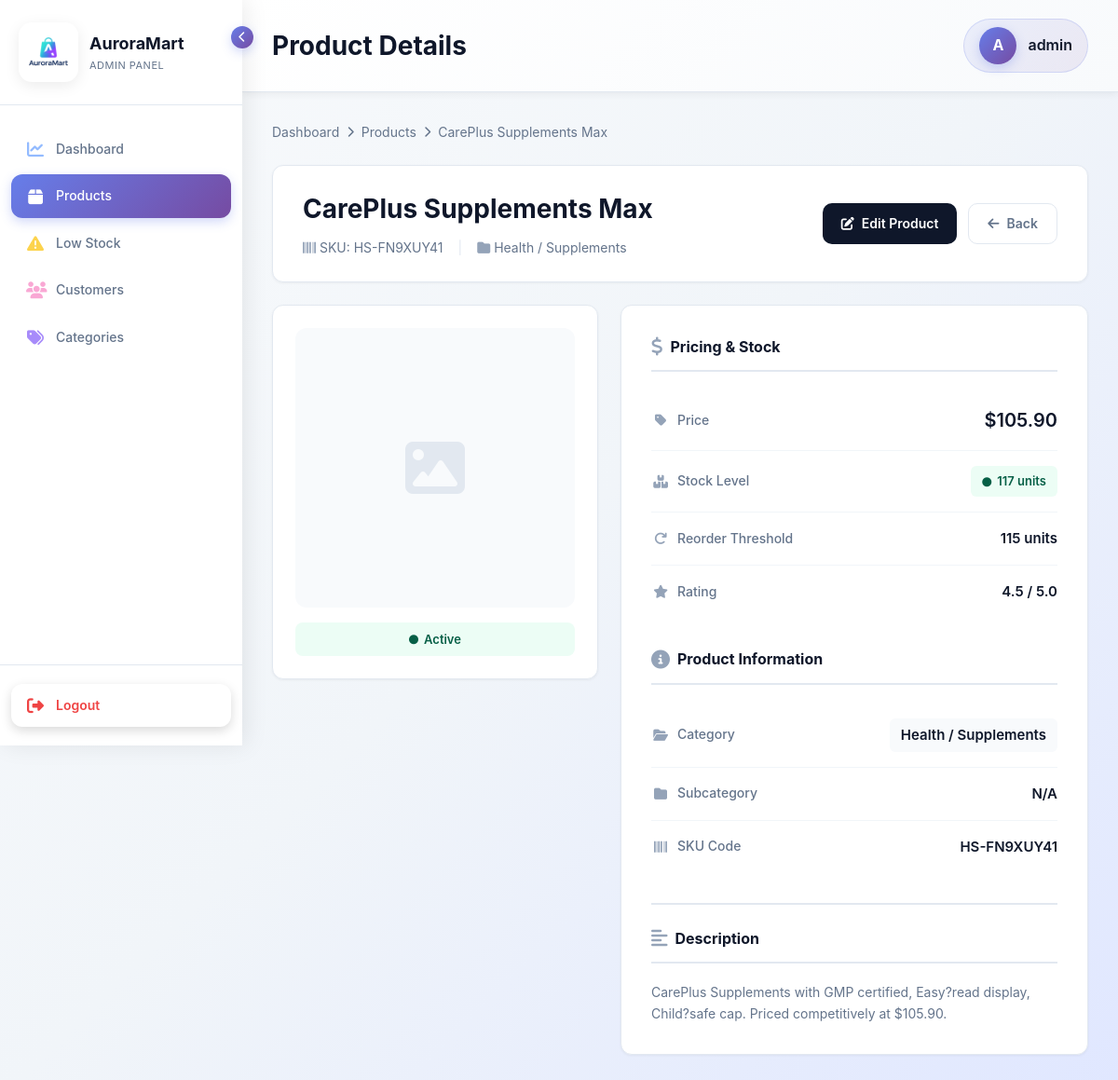
The app's page /adminpanel/products/4/ (signed in), older data.
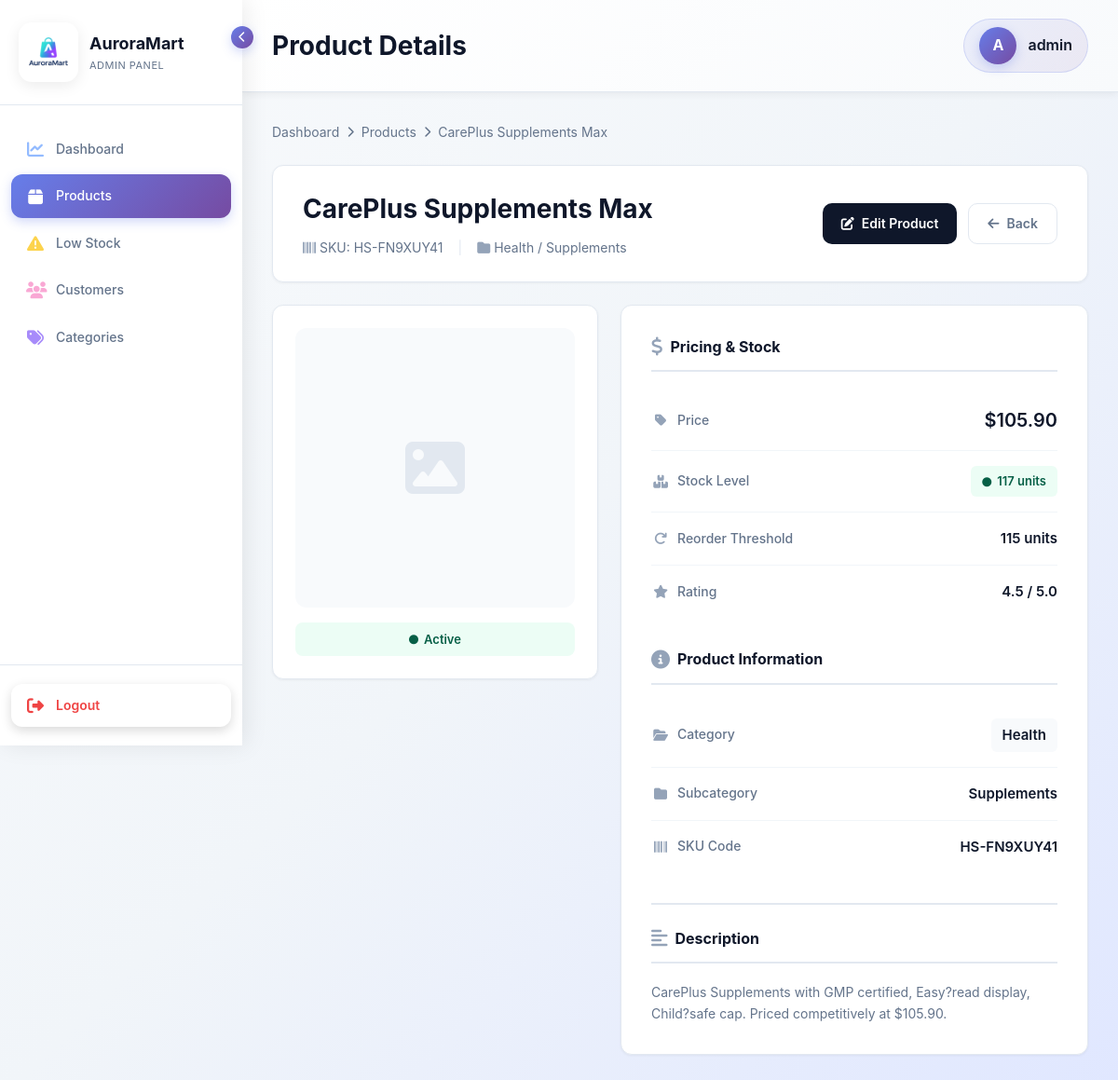
The same page, newer data.
### storefront/models.py (models this page shows, shortened)
class Customer(AbstractUser):
    username = models.CharField(
        max_length=150,
        unique=True,
        help_text='Required. 150 characters or fewer. Any characters allowed.',
        validators=[],  # No validators - allow any characters
        error_messages={
            'unique': "A user with that username already exists.",
        },
    )
    age = models.IntegerField(null=True, blank=True)
    gender = models.CharField(max_length=20, blank=True)
    employment_status = models.CharField(max_length=50, blank=True)
    occupation = models.CharField(max_length=100, blank=True)
    education = models.CharField(max_length=100, blank=True)
    household_size = models.IntegerField(null=True, blank=True)
    has_children = models.BooleanField(default=False)
    monthly_income_sgd = models.DecimalField(max_digits=10, decimal_places=2, null=True, blank=True, default=None)
    preferred_category = models.ForeignKey(Category, on_delete=models.SET_NULL, null=True, blank=True)

class Product(models.Model):
    sku = models.CharField(max_length=40, unique=True, db_index=True)  # maps "SKU code"
    name = models.CharField(max_length=200)                            # maps "Product name"
    description = models.TextField(blank=True)                         # maps "Product description"
    category = models.ForeignKey(Category, on_delete=models.CASCADE)    # maps "Product Category"
    subcategory = models.CharField(max_length=150, blank=True)         # maps "Product Subcategory"
    stock = models.IntegerField(default=0)                             # maps "Quantity on hand"
    reorder_threshold = models.IntegerField(default=5)                 # maps "Reorder Quantity"
    price = models.DecimalField(max_digits=10, decimal_places=2)       # maps "Unit price"
    rating = models.FloatField(default=0)                              # maps "Product rating"
    image = models.ImageField(upload_to='products/', blank=True, null=True, default='products/default-product.png')
    is_active = models.BooleanField(default=True)
    created_at = models.DateTimeField(auto_now_add=True, null=True, blank=True)
    updated_at = models.DateTimeField(auto_now=True, null=True, blank=True)
    class Meta:
        ordering = ['-id']
        verbose_name = "Product"
        verbose_name_plural = "Products"
    @property
    def is_low_stock(self):
        return self.stock <= self.reorder_threshold

class Category(models.Model):
    name = models.CharField(max_length=100)
    description = models.TextField(blank=True)

### adminpanel/views/product_views.py (the view)
# urls.py: path('products/<int:pk>/', product_views.product_detail, name='product_detail'),
@login_required(login_url='adminpanel:login')
@user_passes_test(is_staff_user, login_url='adminpanel:login')
def product_detail(request, pk):
    product = get_object_or_404(Product, pk=pk)
    stock_history = []
    context = {
        'product': product,
        'stock_history': stock_history,
    }
    return render(request, 'adminpanel/product/product_detail.html', context)

### adminpanel/views/product_views.py (called while the page is built)
def is_staff_user(user):
    return user.is_authenticated and user.is_staff

### storefront/views.py (called while the page is built)
def cart_count(request):
    cart = request.session.get('cart', {})
    total_items = sum(int(qty) for qty in cart.values())
    return {
        'cart_count': total_items
    }

### adminpanel/templates/adminpanel/product/product_detail.html (shortened to what this page needs)
{% extends "adminpanel/base.html" %}
{% block page_title %}Product Details{% endblock %}
{% block content %}
<div class="breadcrumb">
    <a href="{% url 'adminpanel:dashboard' %}">Dashboard</a>
    <i class="fas fa-chevron-right"></i>
    <a href="{% url 'adminpanel:product_list' %}">Products</a>
    <i class="fas fa-chevron-right"></i>
    <span>{{ product.name }}</span>
</div>
<div class="product-header">
    <div class="product-title-section">
        <h1>{{ product.name }}</h1>
        <div class="product-meta">
            <span><i class="fas fa-barcode"></i> SKU: {{ product.sku }}</span>
            <span class="divider">|</span>
            <span><i class="fas fa-folder"></i> {{ product.category.name }}{% if product.subcategory %} / {{ product.subcategory }}{% endif %}</span>
        </div>
    </div>
    <div class="product-actions">
        <a href="{% url 'adminpanel:product_edit' product.pk %}" class="btn btn-primary">
            <i class="fas fa-edit"></i> Edit Product
        </a>
        <a href="{% url 'adminpanel:product_list' %}" class="btn btn-secondary">
            <i class="fas fa-arrow-left"></i> Back
        </a>
    </div>
</div>
<div class="content-grid">
    <div class="image-card">
        <div class="product-image-container">
            {% if product.image %}
                <img src="{{ product.image.url }}" alt="{{ product.name }}">
            {% else %}
                <i class="fas fa-image"></i>
            {% endif %}
        </div>
        <div class="status-badge {% if product.is_active %}active{% else %}inactive{% endif %}">
            <i class="fas fa-circle"></i>
            {% if product.is_active %}Active{% else %}Inactive{% endif %}
        </div>
    </div>
    <div class="details-card">
        <div class="section-title">
            <i class="fas fa-dollar-sign"></i>
            Pricing & Stock
        </div>
        <ul class="detail-list">
            <li class="detail-item">
                <span class="detail-label">
                    <i class="fas fa-tag"></i>
                    Price
                </span>
                <span class="detail-value price">${{ product.price }}</span>
            </li>
            <li class="detail-item">
                <span class="detail-label">
                    <i class="fas fa-boxes"></i>
                    Stock Level
                </span>
                <span class="detail-value">
                    {% if product.stock == 0 %}
                        <span class="stock-indicator critical">
                            <i class="fas fa-circle"></i>
                            Out of Stock
                        </span>
                    {% elif product.is_low_stock %}
                        <span class="stock-indicator low">
                            <i class="fas fa-circle"></i>
                            {{ product.stock }} units (Low Stock)
                        </span>
                    {% else %}
                        <span class="stock-indicator good">
                            <i class="fas fa-circle"></i>
                            {{ product.stock }} units
                        </span>
                    {% endif %}
                </span>
            </li>
            <li class="detail-item">
                <span class="detail-label">
                    <i class="fas fa-redo"></i>
                    Reorder Threshold
                </span>
                <span class="detail-value">{{ product.reorder_threshold }} units</span>
            </li>
            <li class="detail-item">
                <span class="detail-label">
                    <i class="fas fa-star"></i>
                    Rating
                </span>
                <span class="detail-value">{{ product.rating|floatformat:1 }} / 5.0</span>
            </li>
        </ul>
        <div class="section-title" style="margin-top: 32px;">
            <i class="fas fa-info-circle"></i>
            Product Information
        </div>
        <ul class="detail-list">
            <li class="detail-item">
                <span class="detail-label">
                    <i class="fas fa-folder-open"></i>
                    Category
                </span>
                <span class="detail-value highlight">{{ product.category.name }}</span>
            </li>
            <li class="detail-item">
                <span class="detail-label">
                    <i class="fas fa-folder"></i>
                    Subcategory
                </span>
                <span class="detail-value">
                    {% if product.subcategory %}
                        {{ product.subcategory }}
                    {% else %}
                        N/A
                    {% endif %}
                </span>
            </li>
            <li class="detail-item">
                <span class="detail-label">
                    <i class="fas fa-barcode"></i>
                    SKU Code
                </span>
                <span class="detail-value">{{ product.sku }}</span>
            </li>
        </ul>
        {% if product.description %}
        <div class="description-section">
            <div class="section-title">
                <i class="fas fa-align-left"></i>
                Description
            </div>
            <p class="description-text">{{ product.description }}</p>
        </div>
        {% endif %}
    </div>
</div>
{% endblock %}

### adminpanel/templates/adminpanel/base.html (shortened to what this page needs)
<!DOCTYPE html>
<html lang="en">
<head>
    {% load static %}
    <link rel="stylesheet" href="https://cdnjs.cloudflare.com/ajax/libs/font-awesome/6.4.0/css/all.min.css">
</head>
<body>
    <div class="sidebar" id="sidebar">
        <div class="sidebar-header">
            <div class="sidebar-logo">
                <img src="{% static 'images/Auroramart-logo.png' %}" alt="AuroraMart Logo">
            </div>
            <div class="sidebar-brand">
                <div class="brand-name">AuroraMart</div>
                <div class="brand-subtitle">Admin Panel</div>
            </div>
            <div class="sidebar-toggle" onclick="toggleSidebar()">
                <i class="fas fa-chevron-left"></i>
            </div>
        </div>
        <nav class="sidebar-nav">
            <div class="nav-item">
                <a href="{% url 'adminpanel:dashboard' %}" class="nav-link {% if request.resolver_match.url_name == 'dashboard' %}active{% endif %}">
                    <i class="fas fa-chart-line"></i>
                    <span class="nav-text">Dashboard</span>
                </a>
            </div>
            <div class="nav-item">
                <a href="{% url 'adminpanel:product_list' %}" class="nav-link {% if 'product' in request.resolver_match.url_name %}active{% endif %}">
                    <i class="fas fa-box"></i>
                    <span class="nav-text">Products</span>
                </a>
            </div>
            <div class="nav-item">
                <a href="{% url 'adminpanel:low_stock' %}" class="nav-link {% if request.resolver_match.url_name == 'low_stock' %}active{% endif %}">
                    <i class="fas fa-exclamation-triangle"></i>
                    <span class="nav-text">Low Stock</span>
                </a>
            </div>
            <div class="nav-item">
                <a href="{% url 'adminpanel:customer_list' %}" class="nav-link {% if 'customer' in request.resolver_match.url_name %}active{% endif %}">
                    <i class="fas fa-users"></i>
                    <span class="nav-text">Customers</span>
                </a>
            </div>
            <div class="nav-item">
                <a href="{% url 'adminpanel:category_list' %}" class="nav-link {% if 'category' in request.resolver_match.url_name %}active{% endif %}">
                    <i class="fas fa-tags"></i>
                    <span class="nav-text">Categories</span>
                </a>
            </div>
        </nav>
        <div class="sidebar-footer">
            {% if user.is_authenticated %}
            <a href="{% url 'adminpanel:logout' %}" class="logout-link">
                <i class="fas fa-sign-out-alt"></i>
                <span class="nav-text">Logout</span>
            </a>
            {% endif %}
        </div>
    </div>
    <div class="main-content">
        <div class="topbar">
            <h1 class="page-title">{% block page_title %}Dashboard{% endblock %}</h1>
            {% if user.is_authenticated %}
            <div class="user-info">
                <div class="user-avatar">{{ user.username|slice:":1"|upper }}</div>
                <span class="user-name">{{ user.username }}</span>
            </div>
            {% endif %}
        </div>
        <div class="content-wrapper">
            {% block content %}{% endblock %}
        </div>
    </div>
</body>
</html>

### adminpanel/templates/adminpanel/product/product_detail.html (style rules this page uses)
.breadcrumb { display: flex; gap: 8px; align-items: center; margin-bottom: 24px; font-size: 14px; color: #64748b; }
.breadcrumb a { color: #64748b; text-decoration: none; transition: color 0.2s ease; }
.breadcrumb i { font-size: 12px; }
.product-header { background: white; border-radius: 12px; padding: 24px 32px; box-shadow: 0 1px 3px rgba(0,0,0,0.05); border: 1px solid #e2e8f0; margin-bottom: 24px; display: flex; justify-content: space-between; align-items: center; }
.product-title-section h1 { font-size: 28px; font-weight: 700; color: #0f172a; margin-bottom: 8px; }
.product-meta { display: flex; gap: 16px; align-items: center; color: #64748b; font-size: 14px; }
.product-meta i { color: #94a3b8; }
.product-meta .divider { color: #e2e8f0; }
.product-actions { display: flex; gap: 12px; }
.btn { display: inline-flex; align-items: center; gap: 8px; padding: 10px 20px; border-radius: 10px; font-weight: 600; font-size: 14px; transition: all 0.2s ease; border: none; cursor: pointer; text-decoration: none; }
.btn-primary { background: #0f172a; color: white; }
.btn-secondary { background: white; color: #64748b; border: 1px solid #e2e8f0; }
.content-grid { display: grid; grid-template-columns: 350px 1fr; gap: 24px; }
.image-card { background: white; border-radius: 12px; padding: 24px; box-shadow: 0 1px 3px rgba(0,0,0,0.05); border: 1px solid #e2e8f0; height: fit-content; }
.product-image-container { width: 100%; height: 300px; background: #f8fafc; border-radius: 12px; display: flex; align-items: center; justify-content: center; margin-bottom: 16px; overflow: hidden; }
.product-image-container i { font-size: 64px; color: #e2e8f0; }
.status-badge { display: inline-flex; align-items: center; gap: 6px; padding: 8px 16px; border-radius: 8px; font-weight: 600; font-size: 13px; width: 100%; justify-content: center; }
.status-badge.active { background: #ecfdf5; color: #065f46; }
.status-badge i { font-size: 10px; }
.details-card { background: white; border-radius: 12px; padding: 32px; box-shadow: 0 1px 3px rgba(0,0,0,0.05); border: 1px solid #e2e8f0; }
.section-title { font-size: 16px; font-weight: 700; color: #0f172a; margin-bottom: 20px; padding-bottom: 12px; border-bottom: 2px solid #e2e8f0; display: flex; align-items: center; gap: 8px; }
.section-title i { color: #94a3b8; font-size: 20px; }
.detail-list { list-style: none; padding: 0; margin: 0; }
.detail-item { display: flex; justify-content: space-between; align-items: center; padding: 16px 0; border-bottom: 1px solid #f1f5f9; }
.detail-item:last-child { border-bottom: none; }
.detail-label { font-size: 14px; font-weight: 500; color: #64748b; display: flex; align-items: center; gap: 8px; }
.detail-label i { width: 20px; text-align: center; font-size: 14px; color: #94a3b8; }
.detail-value { font-size: 15px; font-weight: 600; color: #0f172a; }
.detail-value.price { font-size: 20px; color: #0f172a; }
.detail-value.highlight { background: #f8fafc; padding: 6px 12px; border-radius: 6px; }
.stock-indicator { display: inline-flex; align-items: center; gap: 6px; padding: 6px 12px; border-radius: 6px; font-weight: 600; font-size: 13px; }
.stock-indicator.good { background: #ecfdf5; color: #065f46; }
.stock-indicator i { font-size: 10px; }
.description-section { margin-top: 32px; padding-top: 24px; border-top: 2px solid #e2e8f0; }
.description-text { color: #64748b; line-height: 1.6; font-size: 14px; }

Row changes from the older to the newer data that the page shows:
changed Product "CarePlus Supplements Max": category.name "Health / Supplements" → "Health"; subcategory (not shown) → "Supplements"
Text that changed along with them:
text no longer shown: "N/A"
